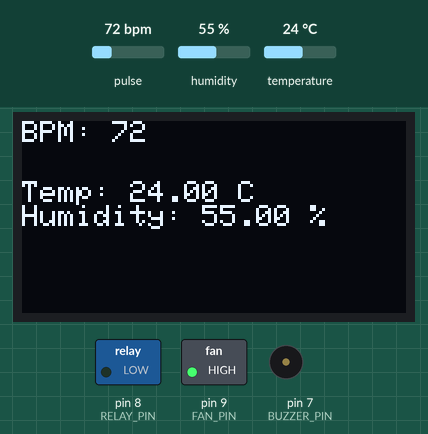
This sketch was run on a simulated Arduino Uno, built with avr-gcc and run on an emulated ATmega328P. Parts: 128×64 one-colour display, switched loads named in the sketch (green lamp = pin HIGH), buzzer (waves = sounding, pin HIGH). The inputs (shaded band) are chosen by the test bench; at power-on: temperature 24 °C, pulse 72 bpm, humidity 55 %.

Above: at 0.95 s.
1.4 s: temperature set to 31 °C
At 2.83 s:
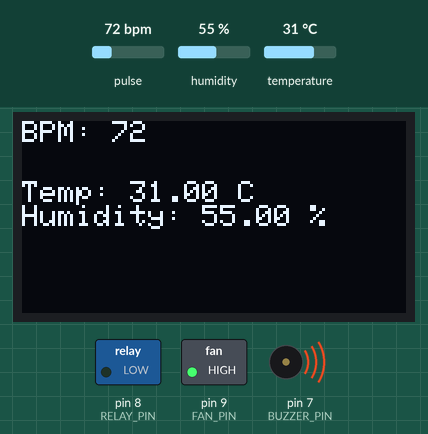
4.7 s: temperature set to 34 °C
At 7.1 s:
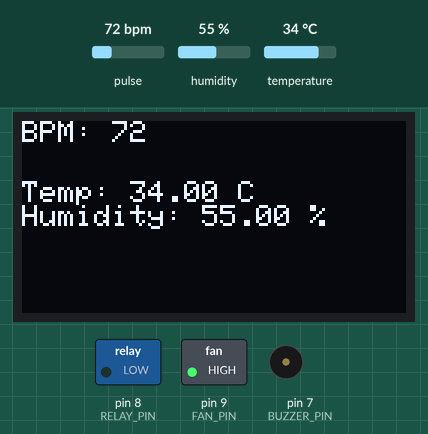
8.0 s: temperature set to 41 °C
At 8.72 s:
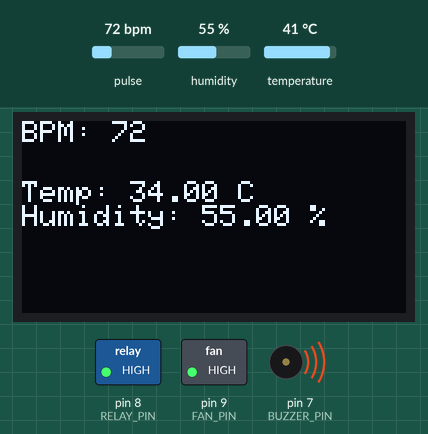
10.6 s: pulse set to 42 bpm
At 11.66 s:
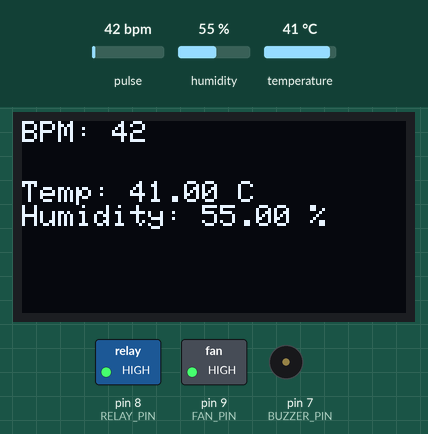
12.7 s: pulse set to 70 bpm
At 13.55 s:
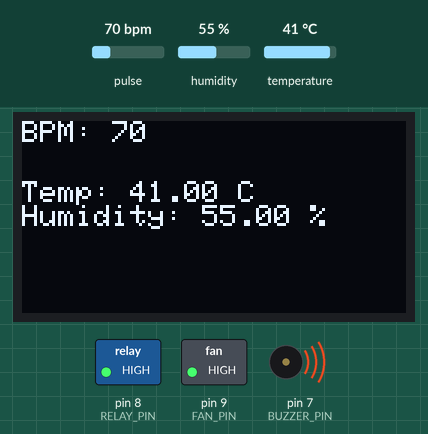
14.8 s: humidity set to 22 %
At 15.69 s:
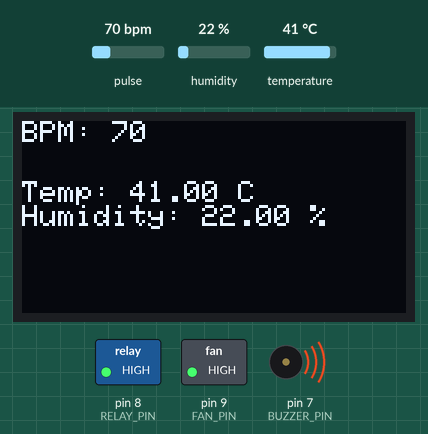
Timing chart, 0 to 17.9 s (numbered marks = the images above; inputs shaded):
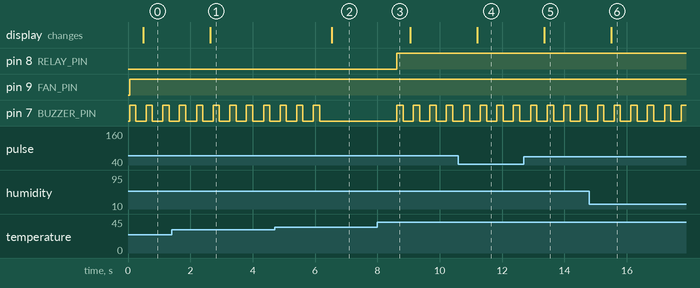

Measured:
- the behaviour switches between 32 and 33 °C on temperature (found by bisection; images 1 and 2)
- after the input at 1.4 s, the display: changes after 1.2 s (image 1)
- after the input at 4.7 s, pin 7 (BUZZER_PIN): goes on until 6.1 s, then stays LOW; the display: changes after 1.8 s (image 2)
- after the input at 8.0 s, pin 8 (RELAY_PIN): LOW → HIGH after 0.62 s; pin 7 (BUZZER_PIN): alternates HIGH for 0.20 s and LOW for 0.33 s, starting after 0.62 s
- after the input at 10.6 s, the display: changes after 0.60 s (image 4)
- after the input at 12.7 s, the display: changes after 0.65 s (image 5)
- after the input at 14.8 s, the display: changes after 0.70 s (image 6)
- by itself, pin 7 (BUZZER_PIN): alternates HIGH for 0.20 s and LOW for 0.33 s

The sketch:

Main.ino
```cpp
#define USE_ARDUINO_INTERRUPTS true
#include <PulseSensorPlayground.h>
#include <Wire.h>
#include <Adafruit_GFX.h>
#include <Adafruit_SSD1306.h>
#include <DHT.h>

// OLED Configuration
#define SCREEN_WIDTH 128
#define SCREEN_HEIGHT 64
#define OLED_RESET    -1
Adafruit_SSD1306 display(SCREEN_WIDTH, SCREEN_HEIGHT, &Wire, OLED_RESET);

// Pulse Sensor Configuration
const int PULSE_SENSOR_PIN = A0;
const int THRESHOLD = 550;
PulseSensorPlayground pulseSensor;

// BPM Variables
int bpm = 0;
int lastBPM = -1;
float smoothBPM = 0;
unsigned long lastBeatTime = 0; // To track the last heartbeat time

// Heart Rate Thresholds
#define HR_LOW 50    // Low heart rate alert
#define HR_HIGH 120  // High heart rate alert

// DHT Configuration
#define DHTPIN 2
#define DHTTYPE DHT11
DHT dht(DHTPIN, DHTTYPE);

// Incubator control pins
#define FAN_PIN 9      // Fan (Motor Driver)
#define RELAY_PIN 8    // Lamp (Relay)
#define BUZZER_PIN 7   // Buzzer

float temp = 0.0;
float humidity = 0.0;
bool fanDelayed = false;

void setup() {
    Serial.begin(115200); // Start serial communication for pulse sensor
    dht.begin();          // Initialize DHT sensor for temperature and humidity

    // Initialize Pulse Sensor
    pulseSensor.analogInput(PULSE_SENSOR_PIN);
    pulseSensor.setThreshold(THRESHOLD);

    // Initialize OLED
    if (!display.begin(SSD1306_SWITCHCAPVCC, 0x3C)) {
        Serial.println("⚠ OLED allocation failed!");
        while (true);  // Halt execution if OLED initialization fails
    }
    display.clearDisplay();

    // Initialize Incubator Control Pins
    pinMode(FAN_PIN, OUTPUT);
    pinMode(RELAY_PIN, OUTPUT);
    pinMode(BUZZER_PIN, OUTPUT);
    digitalWrite(BUZZER_PIN, LOW);
}

void loop() {
    unsigned long currentMillis = millis();

    // Read heart rate from Pulse Sensor
    int currentBPM = pulseSensor.getBeatsPerMinute();

    if (currentBPM > 40 && currentBPM < 180) {
        if (lastBPM == -1) {
            smoothBPM = currentBPM;
        } else if (abs(currentBPM - lastBPM) < 10) {
            smoothBPM = (0.7 * smoothBPM) + (0.3 * currentBPM);
        } else {
            smoothBPM = currentBPM;
        }

        lastBPM = smoothBPM;
        bpm = int(smoothBPM);
        lastBeatTime = currentMillis;
    }

    // Reset BPM to 0 if no pulse detected for more than 5 seconds
    if (currentMillis - lastBeatTime > 2000) {
        bpm = 0;
    }

    // Read temperature and humidity from DHT sensor
    temp = dht.readTemperature();
    humidity = dht.readHumidity();

    if (isnan(temp) || isnan(humidity)) {
        display.print("Failed to read from DHT sensor!");
        return;
    }

    // Incubator control logic
    if (temp < 36.5) {
        digitalWrite(RELAY_PIN, LOW);  // Turn on lamp
        digitalWrite(FAN_PIN, HIGH);    // Turn on fan
        fanDelayed = true;
    }
    else if (temp > 37.5 ) {
        digitalWrite(RELAY_PIN, HIGH);   // Turn off lamp
        digitalWrite(FAN_PIN, HIGH);    // Keep fan on for cooling
        fanDelayed = false;
    }
    else {
        digitalWrite(RELAY_PIN, HIGH);   // Keep lamp off
        digitalWrite(FAN_PIN, LOW);     // Keep fan off
        fanDelayed = false;
    }

    // Buzzer activation if temperature drops below 28°C
    if (temp < 33 ||temp > 37) {
        digitalWrite(BUZZER_PIN, HIGH);
        delay(200);
        digitalWrite(BUZZER_PIN, LOW);
        delay(200);

    }

    // Display heart rate and incubator status on OLED
    display.clearDisplay();
    display.setTextSize(1);
    display.setTextColor(SSD1306_WHITE);

    // Heart rate display
    display.setCursor(0, 0);
    display.print("BPM: ");
    display.print(bpm);

    // Temperature and humidity display
    display.setCursor(0, 20);
    display.print("Temp: "); display.print(temp); display.println(" C");
    display.print("Humidity: "); display.print(humidity); display.println(" %");

    display.display();
    delay(100);  // Small delay to update sensor readings
}
```
